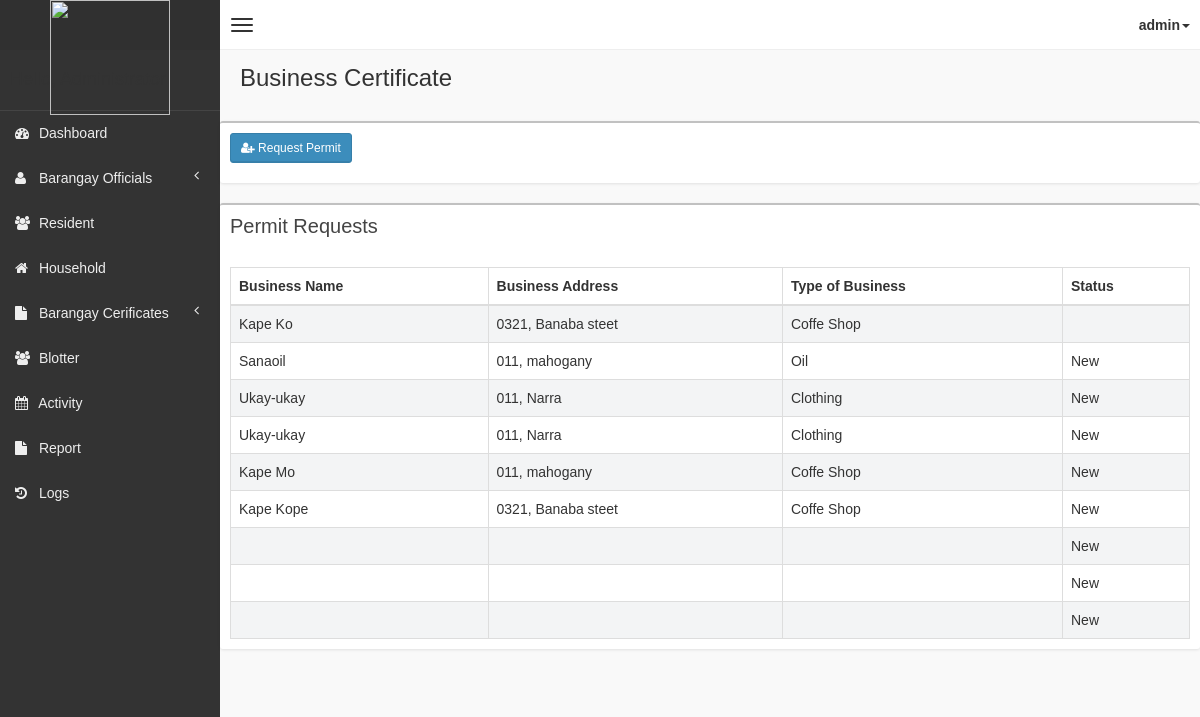
/pages/resident/permit.php (signed in), run on the app's committed database.
### tables this page shows
CREATE TABLE `permit_re` (
  `id` int(11) NOT NULL,
  `businessName` varchar(100) NOT NULL,
  `businessAddress` varchar(100) NOT NULL,
  `typeOfBusiness` varchar(100) NOT NULL,
  `status` varchar(100) NOT NULL,
  `orNumber` varchar(100) NOT NULL,
  `amount` varchar(100) NOT NULL
);

### pages/resident/permit.php (the view, shortened to what this page needs)
<!DOCTYPE html>
<html>
<?php
if (!isset($_SESSION['role'])) {
    header("Location: ../../login.php");
} else {
    include('../head_css.php'); ?>
    <body class="skin-black">
        <?php
        include "../connection.php";
        ?>
        <?php include('../header.php'); ?>
        <div class="wrapper row-offcanvas row-offcanvas-left">
            <?php include('../sidebar-left.php'); ?>
            <aside class="right-side">
                <section class="content-header">
                    <h1>
                        Business Certificate
                    </h1>
                </section>
                <section class="content">
                    <div class="row">
                        <div class="box">
                            <div class="box-header">
                                <div style="padding:10px;">
                                    <button class="btn btn-primary btn-sm" id="requestPermitBtn"><i class="fa fa-user-plus" aria-hidden="true"></i> Request Permit</button>
                                </div>
                            </div>
                        </div>
                        <div class="box">
                            <div class="box-header">
                                <h3 class="box-title">Permit Requests</h3>
                            </div>
                            <div class="box-body table-responsive">
                                <table class="table table-bordered table-striped">
                                    <thead>
                                        <tr>
                                            <th>Business Name</th>
                                            <th>Business Address</th>
                                            <th>Type of Business</th>
                                            <th>Status</th>
                                        </tr>
                                    </thead>
                                    <tbody>
                                        <?php
                                        $result = mysqli_query($con, "SELECT * FROM permit_re");
                                        while ($row = mysqli_fetch_array($result)) {
                                            echo "<tr>";
                                            echo "<td>" . $row['businessName'] . "</td>";
                                            echo "<td>" . $row['businessAddress'] . "</td>";
                                            echo "<td>" . $row['typeOfBusiness'] . "</td>";
                                            echo "<td>" . $row['status'] . "</td>";
                                            echo "</tr>";
                                        }
                                        ?>
                                    </tbody>
                                </table>
                            </div>
                        </div>
                    </div>
                </section>
            </aside>
        </div>
    <?php }
include "../footer.php"; ?>
    </body>
</html>

### css/AdminLTE.css (style rules this page uses)
html, body { overflow-x: hidden !important; font-family: "Source Sans Pro", sans-serif; -webkit-font-smoothing: antialiased; min-height: 100%; background: #f9f9f9; }
.wrapper { min-height: 100%; }
.wrapper:before, .wrapper:after { display: table; content: " "; }
.wrapper:after { clear: both; }
.right-side, .left-side { min-height: 100%; display: block; }
.right-side { background-color: #f9f9f9; margin-left: 220px; }
.content { padding: 20px 15px; background: #f9f9f9; }
h1, h2, h3, h4, h5, h6, .h1, .h2, .h3, .h4, .h5, .h6 { font-family: "Source Sans Pro", sans-serif; }
.table-striped > tbody > tr:nth-child(odd) > td, .table-striped > tbody > tr:nth-child(odd) > th { background-color: #f3f4f5; }
.right-side > .content-header { position: relative; padding: 15px 15px 10px 20px; }
.right-side > .content-header > h1 { margin: 0; font-size: 24px; }
.box { position: relative; background: #ffffff; border-top: 2px solid #c1c1c1; margin-bottom: 20px; -webkit-border-radius: 3px; -moz-border-radius: 3px; border-radius: 3px; width: 100%; box-shadow: 0px 1px 3px rgba(0, 0, 0, 0.1); }
.box .box-header { position: relative; -webkit-border-top-left-radius: 3px; -webkit-border-top-right-radius: 3px; -webkit-border-bottom-right-radius: 0; -webkit-border-bottom-left-radius: 0; -moz-border-radius-topleft: 3px; -moz-border-radius-topright: 3px; -moz-border-radius-bottomright: 0; -moz-border-radius-bottomleft: 0; border-top-left-radius: 3px; border-top-right-radius: 3px; border-bottom-right-radius: 0; border-bottom-left-radius: 0; border-bottom: 0px solid #f4f4f4; color: #444; padding-bottom: 10px; }
.box .box-header:before, .box .box-header:after { display: table; content: " "; }
.box .box-header:after { clear: both; }
.box .box-header > .fa, .box .box-header > .glyphicon, .box .box-header > .ion, .box .box-header .box-title { display: inline-block; padding: 10px 0px 10px 10px; margin: 0; font-size: 20px; font-weight: 400; float: left; cursor: default; }
.box .box-body { padding: 10px; -webkit-border-top-left-radius: 0; -webkit-border-top-right-radius: 0; -webkit-border-bottom-right-radius: 3px; -webkit-border-bottom-left-radius: 3px; -moz-border-radius-topleft: 0; -moz-border-radius-topright: 0; -moz-border-radius-bottomright: 3px; -moz-border-radius-bottomleft: 3px; border-top-left-radius: 0; border-top-right-radius: 0; border-bottom-right-radius: 3px; border-bottom-left-radius: 3px; }
.box .box-body > table, .box .box-body > .table { margin-bottom: 0; }
.box .box-body .table { margin-bottom: 0; }
.btn { font-weight: 500; -webkit-border-radius: 3px; -moz-border-radius: 3px; border-radius: 3px; border: 1px solid transparent; -webkit-box-shadow: inset 0px -2px 0px 0px rgba(0, 0, 0, 0.09); -moz-box-shadow: inset 0px -2px 0px 0px rgba(0, 0, 0, 0.09); box-shadow: inset 0px -1px 0px 0px rgba(0, 0, 0, 0.09); }
.btn.btn-primary { background-color: #3c8dbc; border-color: #367fa9; }
.btn.btn-sm { font-size: 12px; }
.skin-black .right-side > .content-header { background: transparent; box-shadow: none; }

### data on the page
permit_re: businessName "Kape Ko", businessAddress "0321, Banaba steet", typeOfBusiness "Coffe Shop"
permit_re: businessName "Sanaoil", businessAddress "011, mahogany", typeOfBusiness "Oil", status "New"
permit_re: businessName "Ukay-ukay", businessAddress "011, Narra", typeOfBusiness "Clothing", status "New"
permit_re: businessName "Ukay-ukay", businessAddress "011, Narra", typeOfBusiness "Clothing", status "New"
permit_re: businessName "Kape Mo", businessAddress "011, mahogany", typeOfBusiness "Coffe Shop", status "New"
permit_re: businessName "Kape Kope", businessAddress "0321, Banaba steet", typeOfBusiness "Coffe Shop", status "New"
permit_re: status "New"
permit_re: status "New"
permit_re: status "New"

### other printed values
$_SESSION['username'] "admin"
